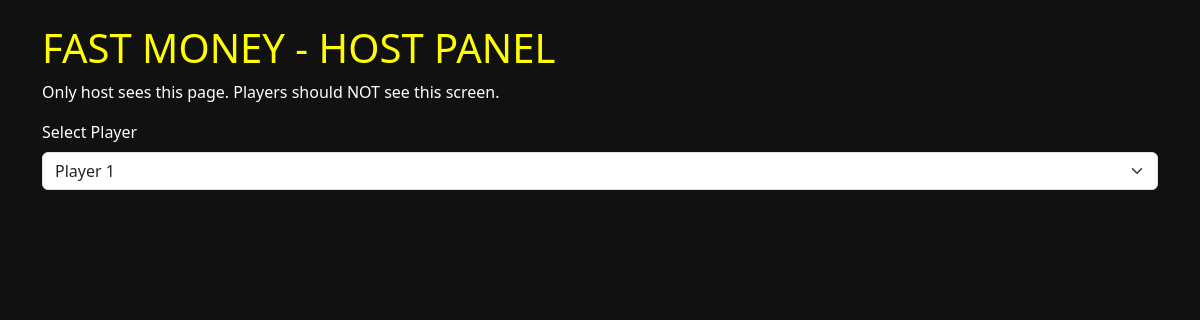
/finalround_host.php, run on an earlier commit of the app's database.
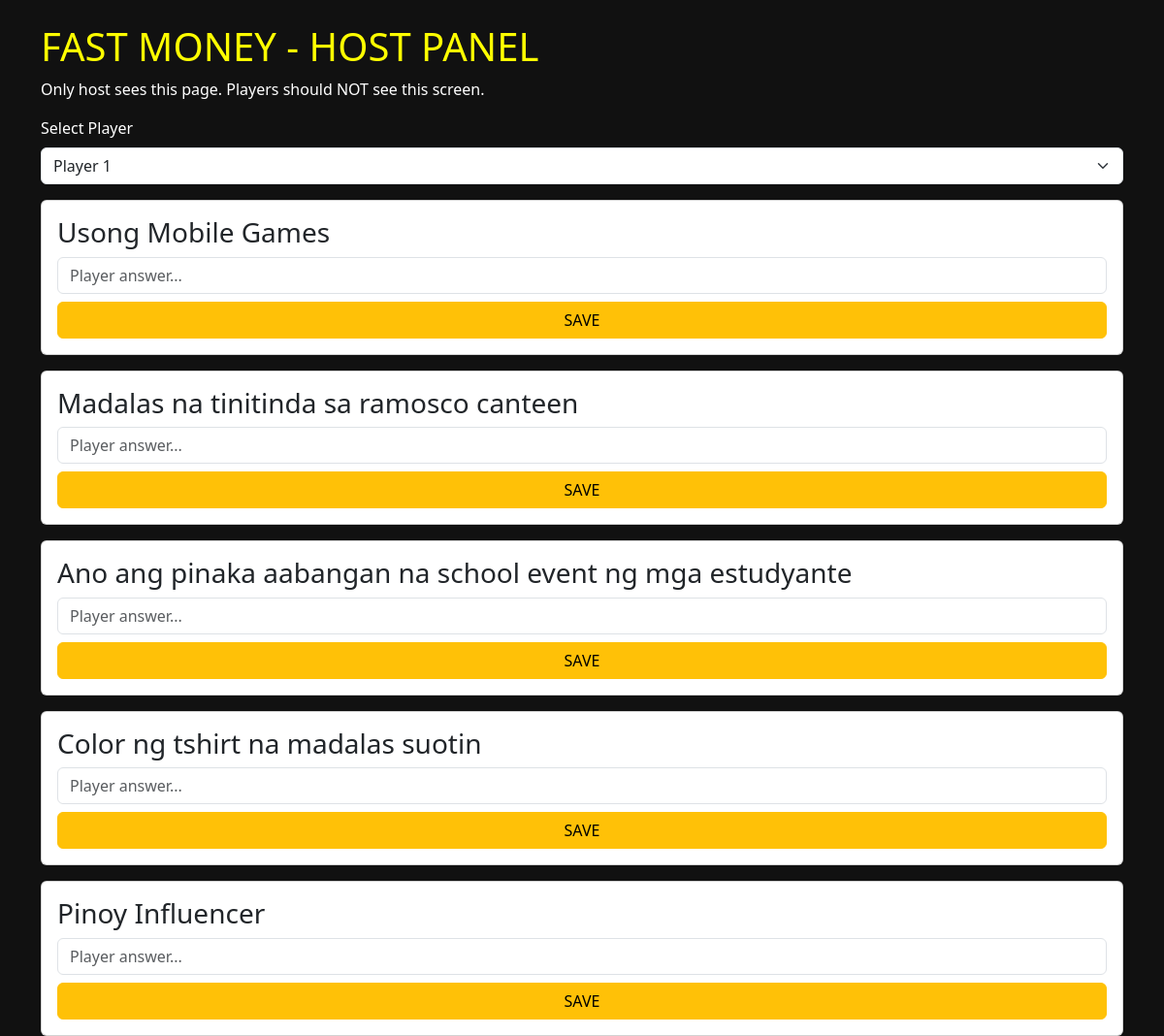
And on a later commit of the database.
### tables this page shows
CREATE TABLE `fast_questions` (
  `id` int(11) NOT NULL AUTO_INCREMENT,
  `question_text` text NOT NULL,
  PRIMARY KEY (`id`)
);

### finalround_host.php (the view, shortened to what this page needs)
<?php
include "dbconnect.php";
$questions = $conn->query("SELECT * FROM fast_questions LIMIT 5");
?>
<!DOCTYPE html>
<html>
<head>
<link href="https://cdn.jsdelivr.net/npm/bootstrap@5.3.3/dist/css/bootstrap.min.css" rel="stylesheet">
</head>
<body style="background:#111;color:white">
<div class="container mt-4">
<h1 style="color:yellow;">FAST MONEY - HOST PANEL</h1>
<p>Only host sees this page. Players should NOT see this screen.</p>
<div class="mb-3">
    <label for="playerSelect" class="form-label text-white">Select Player</label>
    <select id="playerSelect" class="form-select">
        <option value="1">Player 1</option>
    </select>
</div>
<?php while($row = $questions->fetch_assoc()): ?>
<div class="card p-3 mt-3">
    <h3><?= $row['question_text'] ?></h3>
    <input type="text" class="form-control answer"
           data-qid="<?= $row['id'] ?>" placeholder="Player answer...">
    <button class="btn btn-warning mt-2 saveBtn"
            data-qid="<?= $row['id'] ?>">SAVE</button>
</div>
<?php endwhile; ?>
</div>
</body>
</html>

What changed in the data, as far as the page shows it:
added fast_questions: question_text "Usong Mobile Games"
added fast_questions: question_text "Madalas na tinitinda sa ramosco canteen"
added fast_questions: question_text "Ano ang pinaka aabangan na school event ng mga estudyante"
added fast_questions: question_text "Color ng tshirt na madalas suotin"
added fast_questions: question_text "Pinoy Influencer"
